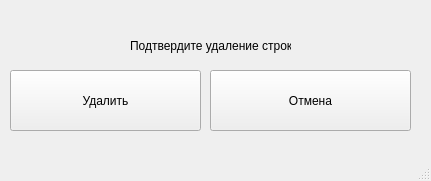
<?xml version="1.0" encoding="UTF-8"?>
<ui version="4.0">
 <class>MainWindow</class>
 <widget class="QMainWindow" name="MainWindow">
  <property name="geometry">
   <rect>
    <x>0</x>
    <y>0</y>
    <width>431</width>
    <height>181</height>
   </rect>
  </property>
  <property name="windowTitle">
   <string>MainWindow</string>
  </property>
  <widget class="QWidget" name="centralwidget">
   <widget class="QPushButton" name="confirmDeletingButton">
    <property name="geometry">
     <rect>
      <x>10</x>
      <y>70</y>
      <width>191</width>
      <height>61</height>
     </rect>
    </property>
    <property name="text">
     <string>Удалить</string>
    </property>
   </widget>
   <widget class="QPushButton" name="returnToEditButton">
    <property name="geometry">
     <rect>
      <x>210</x>
      <y>70</y>
      <width>201</width>
      <height>61</height>
     </rect>
    </property>
    <property name="text">
     <string>Отмена</string>
    </property>
   </widget>
   <widget class="QLabel" name="label">
    <property name="geometry">
     <rect>
      <x>130</x>
      <y>30</y>
      <width>161</width>
      <height>31</height>
     </rect>
    </property>
    <property name="text">
     <string>Подтвердите удаление строк</string>
    </property>
   </widget>
  </widget>
  <widget class="QMenuBar" name="menubar">
   <property name="geometry">
    <rect>
     <x>0</x>
     <y>0</y>
     <width>431</width>
     <height>21</height>
    </rect>
   </property>
  </widget>
  <widget class="QStatusBar" name="statusbar"/>
 </widget>
 <resources/>
 <connections/>
</ui>
